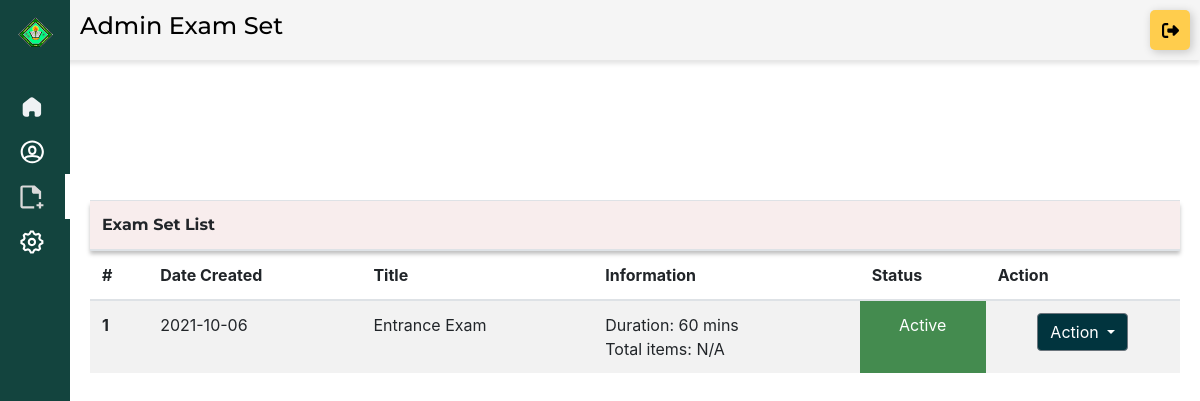
Page /AdminPortalExamSet.php on the committed database.
### tables this page shows
CREATE TABLE `admin_exam_set` (
  `exam_id` int(11) NOT NULL,
  `date` date NOT NULL,
  `title` varchar(255) NOT NULL,
  `duration` int(255) NOT NULL,
  `totalItems` int(11) NOT NULL
);

### AdminPortalExamSet.php (the view, shortened to what this page needs)
<?php
include "dbcon.php";
$sqlExamSet = "SELECT * FROM admin_exam_set";
$result = mysqli_query($conn, $sqlExamSet);
if ($result && mysqli_num_rows($result) > 0) {
    $row = mysqli_fetch_assoc($result);
} else {
    echo "Error fetching data or no data found";
    exit;
}
$totalItems = isset($_SESSION['totalItems']) ? $_SESSION['totalItems'] : 'N/A';
?>
<!DOCTYPE html>
<html lang="en">
<head>
    <link rel="stylesheet" href="global.css">
    <link rel="stylesheet" href="SPEL.css">
    <link rel="stylesheet" href="AdminPortalExamSet.css">
    <link rel="stylesheet" href="https://stackpath.bootstrapcdn.com/bootstrap/4.5.2/css/bootstrap.min.css">
</head>
<body>
    <div class="d-flex">
        <div class="sidebar bg-dark-green" id="sidebar">
            <div class="logo-and-campus">
                <img src="CvSU_LOGO.png" alt="School Logo" class="school-logo" onclick="toggleSidebar()">
            </div>
            <div class="iconsandLabel">
                <a href="AdminDashboard.php">
                    <img src="./public/home1.svg" alt="Dashboard Icon" class="menu-icon">
                </a>
                <a href="AdminProfile.php">
                    <img src="./public/vector2.svg" alt="Profile Icon" class="menu-icon">
                </a>
                <a href="AdminPortalExamSet.php" style="border-right: 5px solid white;">
                    <img src="./public/union1.svg" alt="Exam Icon" class="menu-icon">
                </a>
                <a href="AdminManageExaminee.php">
                    <img src="./public/icon25.svg" alt="Result Icon" class="menu-icon">
                </a>
            </div>
        </div>
        <div class="flex-grow-1">
            <div class="header d-flex justify-content-between align-items-center">
                <h4>Admin Exam Set</h4>
                <div class="header-icons">
                    <button class="Btn">
                        <div class="sign">
                        </div>
                    </button>
                </div>
            </div>
            <div class="content" id="content"><br><br><br><br><br>
                <table class="table table-striped">
                    <thead class="headExam">
                        <tr>
                            <th colspan="6">Exam Set List</th>
                        </tr>
                    </thead>
                    <thead>
                        <tr>
                            <th scope="col">#</th>
                            <th scope="col">Date Created</th>
                            <th scope="col">Title</th>
                            <th scope="col">Information</th>
                            <th scope="col">Status</th>
                            <th scope="col">Action</th>
                        </tr>
                    </thead>
                    <tbody>
                        <tr>
                            <th scope="row"><?php echo $row['exam_id'] ?></th>
                            <td><?php echo $row['date'] ?></td>
                            <td><?php echo $row['title'] ?></td>
                            <td>Duration: <?php echo $row['duration'] ?> mins<br>Total items: <?php echo htmlspecialchars($totalItems); ?></td>
                            <td class="active">Active</td>
                            <td>
                                <div class="dropdown">
                                    <button class="btn btn-secondary dropdown-toggle custom-btn" type="button" id="dropdownMenuButton1" data-toggle="dropdown" aria-haspopup="true" aria-expanded="false">
                                        Action
                                    </button>
                                </div>
                            </td>
                    </tbody>
                </table>
            </div>
        </div>
    </div>
</body>
</html>

### global.css (style rules this page uses)
body { margin: 0; line-height: normal; }
:root { --font-montserrat: Montserrat; --font-inter: Inter; --font-poppins: Poppins; --font-montserrat-alternates: "Montserrat Alternates"; --font-montagu-slab: "Montagu Slab"; --font-size-xl: 20px; --font-size-sm: 14px; --font-size-smi: 13px; --font-size-5xl: 24px; --font-size-13xl: 32px; --font-size-11xl: 30px; --font-size-6xl: 25px; --font-size-4xl: 23px; --font-size-base: 16px; --font-size-21xl: 40px; --font-size-3xl: 22px; --font-size-lg: 18px; --font-size-31xl: 50px; --font-size-17xl: 36px; --font-size-3xs: 10px; --font-size-mini: 15px; --font-size-45xl: 64px; --font-size-26xl: 45px; --font-size-29xl: 48px; --font-size-51xl: 70px; --font-size-109xl: 128px; --font-size-xs: 12px; --font-size-5xs: 8px; --color-white: #fff; --color-black: #000; --color-snow-100: #fffbfb; --color-snow-200: #fef8f8; --color-snow-300: #fdf8f8; --color-silver-100: #bfbfbf; --color-silver-200: #b6b6b6; --color-gray-100: #fbfbfb; --color-gray-200: #fafafa; --color-gray-300: #272222; --color-gray-400: #001133; --color-gray-500: rgba(0, 0, 0, 0.2); --color-gray-600: rgba(0, 0, 0, 0.35); --color-gray-700: rgba(0, 0, 0, 0.37); --color-gray-800: rgba(0, 0, 0, 0.7); --color-gray-900: rgba(255, 255, 255, 0); --color-gray-1000: rgba(0, 0, 0, 0.38); --color-gray-1100: rgba(0, 0, 0, 0.25); --color-gray-1200: rgba(0, 0, 0, 0.12); --color-gray-1300: rgba(0, 0, 0, 0.55); --color-gray-1400: rgba(131, 127, 127, 0.32); --color-gray-1500: rgba(0, 0, 0, 0.59); --color-gray-1600: rgba(0, 0, 0, 0.54); --color-gray-1700: rgba(0, 0, 0, 0.46); --color-gray-1800: rgba(0, 0, 0, 0.41); --color-gray-1900: rgba(0, 0, 0, 0.5); --color-darkslategray-100: #01343e; --color-darkslategray-200: rgba(1, 52, 62, 0.72); --color-limegreen: #00d021; --color-lavenderblush: #f8eded; --color-goldenrod-100: #ffcd4d; --color-gainsboro-100: #d9d9d9; --color-gainsboro-200: rgba(217, 217, 217, 0); --color-gainsboro-300: rgba(218, 218, 218, 0); --color-seagreen-100: #448b4f; --color-seagreen-200: rgba(68, 139, 79, 0); --stroke: #d5d4df; --color-lightgray-100: #d8d3d3; --inactive: #f3f3f7; --color-whitesmoke-100: #f2f2f2; --color-whitesmoke-200: #efefef; --color-cornflowerblue-100: #0c92de; --color-darkgreen: #005a0e; --color-ghostwhite: rgba(251, 248, 255, 0.05); --color-crimson-100: #db2d2d; --color-lightcoral: #d67878; --color-mediumspringgreen: #2ddb72; --color-lightgreen: #78d687; --color-darkgray-100: #afafaf; --color-darkgray-200: #a8a8a8; --color-honeydew-100: #f3fff4; --color-honeydew-200: #d8eadb; --color-mediumseagreen: #74cd82; --color-forestgreen: #49973c; --color-palegreen-100: rgba(146, 239, 131, 0.37); --color-palegreen-200: rgba(146, 239, 131, 0.39); --color-red-100: #de190c; --color-red-200: #ff0000; --color-mintcream: #fbfffb; --active: #45539d; --color-firebrick: #d13131; --color-slategray: #486c74; --gap-24xl: 43px; --gap-25xl: 44px; --gap-xs: 12px; --gap-5xs: 8px; --padding-3xs: 10px; --padding-base: 16px; --padding-2xl: 21px; --padding-11xl: 30px; --padding-xl: 20px; --padding-8xl: 27px; --br-mini: 15px; --br-3xs: 10px; --br-sm: 14px; --br-8xs: 5px; --br-smi: 13px; --br-xl: 20px; --br-4xs: 9px; --br-4xl: 23px; --br-20xl: 39px; --br-10xs: 3px; --br-16xl: 35px; --br-9xs: 4px; }

### AdminPortalExamSet.css (style rules this page uses)
.headExam { box-shadow: 0 4px 4px rgb(0 0 0 / 25%); background-color: var(--color-lavenderblush); font-family: var(--font-montserrat); width: 2000px; height: 43.4px; }
.active { text-align: center; background-color: var(--color-seagreen-100); color: white; }
.dropdown-toggle { text-align: center; background-color: var(--color-darkslategray-100); color: white; }
.dropdown { display: flex; justify-content: center; align-items: center; flex-direction: column; }

### rows in the picture
admin_exam_set: exam_id "1", date "2021-10-06", title "Entrance Exam", duration "60"

### other values in the picture
$totalItems "N/A"
